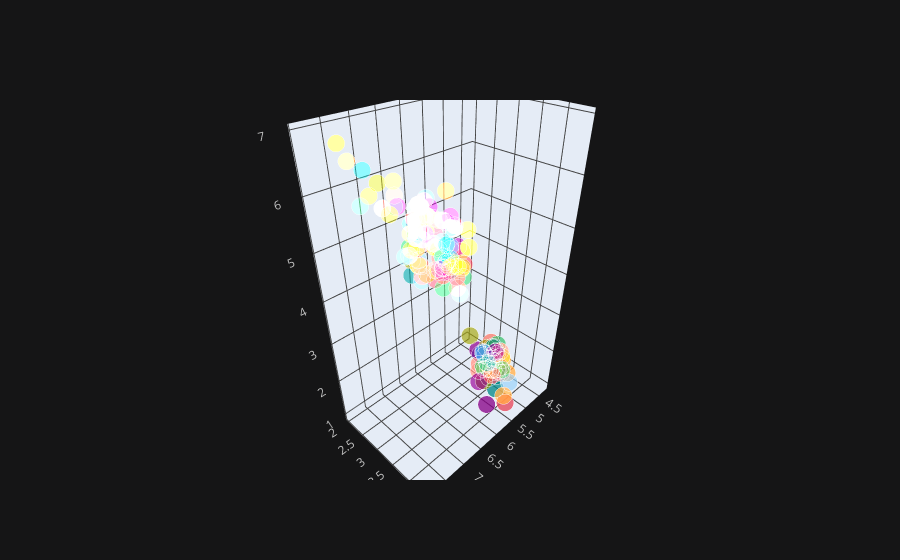

The notebook cell saved with this chart:
### Code cell
df.iplot(kind='scatter3d',x='sepal.length',y='sepal.width',z='petal.length')

### Figure 1 — Plotly figure (JSON) as saved in the notebook; plotly's stock layout.template omitted (floating-point values rounded to 4 significant figures; data arrays with more than 128 entries replaced by an {"elided": "..."} marker saying what was removed)
{"data": [{"marker": {"color": {"elided": "150 str values"}, "opacity": 0.8, "size": {"elided": "150 int values"}, "symbol": "circle"}, "mode": "markers", "text": {"elided": "150 str values"}, "type": "scatter3d", "x": {"elided": "150 float values"}, "y": {"elided": "150 float values"}, "z": {"elided": "150 float values"}}], "layout": {"legend": {"bgcolor": "#151516", "font": {"color": "#D9D9D9"}}, "paper_bgcolor": "#151516", "plot_bgcolor": "#151516", "scene": {"xaxis": {"gridcolor": "#434343", "showgrid": true, "tickfont": {"color": "#C2C2C2"}, "title": {"font": {"color": "#D9D9D9"}, "text": ""}, "zerolinecolor": "#666570"}, "yaxis": {"gridcolor": "#434343", "showgrid": true, "tickfont": {"color": "#C2C2C2"}, "title": {"font": {"color": "#D9D9D9"}, "text": ""}, "zerolinecolor": "#666570"}, "zaxis": {"gridcolor": "#434343", "showgrid": true, "tickfont": {"color": "#C2C2C2"}, "title": {"font": {"color": "#D9D9D9"}, "text": ""}, "zerolinecolor": "#666570"}}, "title": {"font": {"color": "#D9D9D9"}}}}
